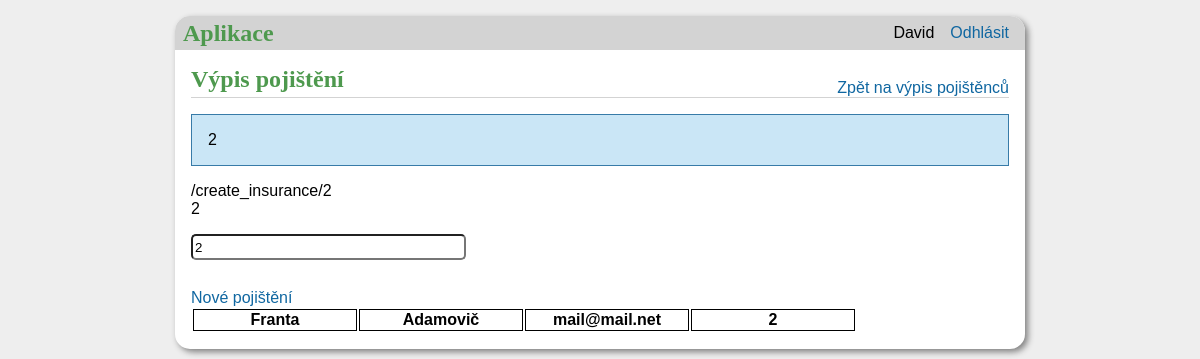
Screenshot of /insurance/2 (signed in) with the database file from the repository.
### tables this page shows
CREATE TABLE administration (
id INTEGER PRIMARY KEY AUTOINCREMENT,
name TEXT NOT NULL,
surname TEXT NOT NULL,
password TEXT NOT NULL,
email TEXT UNIQUE NOT NULL
);

CREATE TABLE users (
id INTEGER PRIMARY KEY AUTOINCREMENT,
email TEXT UNIQUE NOT NULL,
name TEXT NOT NULL,
surname TEXT NOT NULL,
tel INTEGER NOT NULL,
street_descriptive TEXT NOT NULL,
city TEXT NOT NULL,
zip_code INTEGER NOT NULL
);

### aplikace/insurance.py (the view)
@bp.route('/insurance/<user_id>', methods=('GET', 'POST'))
def list_insurance(user_id):
    db = get_db()
    user = db.execute(
        'SELECT name, surname, email, id FROM users WHERE id = ?', (user_id,)
    ).fetchone()
    posts = db.execute(
        'SELECT * FROM insurance AS i '
        'JOIN users AS u ON u.id = i.user_id '
        'WHERE u.id = ?', (user_id,)
    ).fetchall()
    flash(user_id)
    return render_template('insurance_list.html', posts=posts, user_name=user)

### aplikace/auth.py (called while the page is built)
@bp.before_app_request
def load_logged_in_user():
    user_id = session.get('email')
    if user_id is None:
        g.user = None
    else:
        g.user = get_db().execute(
            'SELECT * FROM administration WHERE email = ?', (user_id,)
        ).fetchone()

### aplikace/db.py (called while the page is built)
def get_db():
    if 'db' not in g:
        g.db = sqlite3.connect(
            current_app.config['DATABASE'],
            detect_types=sqlite3.PARSE_DECLTYPES
        )
        g.db.row_factory = sqlite3.Row
    return g.db

### aplikace/templates/insurance_list.html (shortened to what this page needs)
{% extends 'base.html' %}
{% block header %}
    <h1> {% block title %}Výpis pojištění </h1><a href="{{ url_for('extract.list') }}">Zpět na výpis pojištěnců</a>{% endblock title %}
{% endblock header %}
{% block content %}
{% if g.user['name'] == 'David' %}
        {% set user_id = user_name['id'] %}
        <div>{{url_for('insurance.create_insurance',user_id=user_id)}}</div>
        <div>{{user_id}}</div>
        <form method='post' action="{{url_for('insurance.create_insurance',user_id=user_id)}}">
        <input type='text' id='user_id' name='user_id' value="{{ user_name['id'] }}">
        </form>
        <a href="{{url_for('insurance.create_insurance',user_id=user_id)}}">Nové pojištění</a>
{% endif %}
        <table class="tabulka">
            <thead>
                <tr class="radky">
                    <th>{{ user_name['name'] }}</th>
                    <th>{{ user_name['surname'] }}</th>
                    <th>{{ user_name['email'] }}</th>
                    <th>{{ user_name['id'] }}</th>
                </tr>
            </thead>
{% endblock content %}

### aplikace/templates/base.html (shortened to what this page needs)
<!doctype html>
<link rel="stylesheet" href="{{ url_for('static', filename='style.css')}}">
<nav>
    <h1>Aplikace</h1>
    <ul>
        {% if g.user %}
            <li><span>{{ g.user['name'] }}</span>
            <li><a href="{{ url_for('auth.logout') }}">Odhlásit</a>
        {% else %}
            <li><a href="{{ url_for('auth.login') }}">Odhlášen</a>
                <p>{{ g.user['name'] }}</p>
        {% endif %}
    </ul>
</nav>
<section class="content">
    <header>
        {% block header %}{% endblock header %}
    </header>
    {% for message in get_flashed_messages() %}
        <div class="flash">{{ message }}</div>
    {% endfor %}
    {% block content %}{% endblock content %}
</section>

### aplikace/static/style.css (style rules this page uses)
h1 { font-family: serif; color: #4e994e; margin: 1rem 0; }
a { color: #1067a1; text-decoration: none; }
nav { background: lightgray; display: flex; align-items: center; padding: 0 0.5rem; border-radius: 15px 15px 0 0; }
nav h1 { flex: auto; margin: 0; }
nav ul { display: flex; list-style: none; margin: 0; padding: 0; }
nav ul li a, nav ul li span, header .action { display: block; padding: 0.5rem; }
.content { padding: 0 1rem 1rem; }
.content > header { border-bottom: 1px solid lightgray; display: flex; align-items: flex-end; }
.content > header h1 { flex: auto; margin: 1rem 0 0.25rem 0; }
.flash { margin: 1em 0; padding: 1em; background: #cae6f6; border: 1px solid #377ba8; }
.content:last-child { margin-bottom: 0; }
.content form { margin: 1em 0; display: flex; flex-direction: column; }
.content input, .content textarea { margin-bottom: 1em; min-width: 10em; max-width: 20em; border-radius: 5px; height: 20px; }
table td, th { border: solid 1px; width: 10em; border-collapse: collapse; }

### rows the page displays
administration: user.name "David"
users: user_id "2", name "Franta", surname "Adamovič", email "mail@mail.net", id "2"

### other values shown
{{ message }} "2"
{{ url_for('insurance.create_insurance',user_id=user_id) }} "/create_insurance/2"
{{ user_id }} "2"
